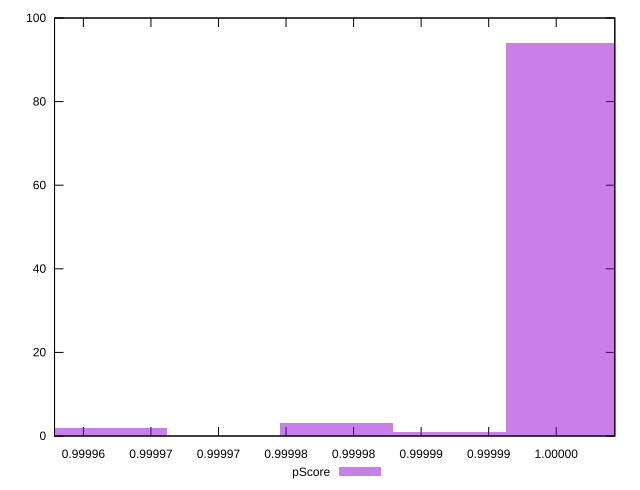

Generate this figure with gnuplot:
reset

$pScore <<EOF
0.9999954765138318 94
0.9999619996597827 2
0.9999787380868073 3
0.9999871073003195 1
EOF

set key outside below
set boxwidth 0.0000083692135122721
set xrange [0.9999578635169569:0.9999993380488856]
set yrange [0:100]
set trange [0:100]
set style fill transparent solid 0.5 noborder
set terminal svg size 640, 490 enhanced background rgb 'white'
set output "report_00018_2021-02-10T15-25-16.877Z/estimated-input-latency/samples/pages/pScore/histogram.svg"

plot $pScore title "pScore" with boxes

reset
